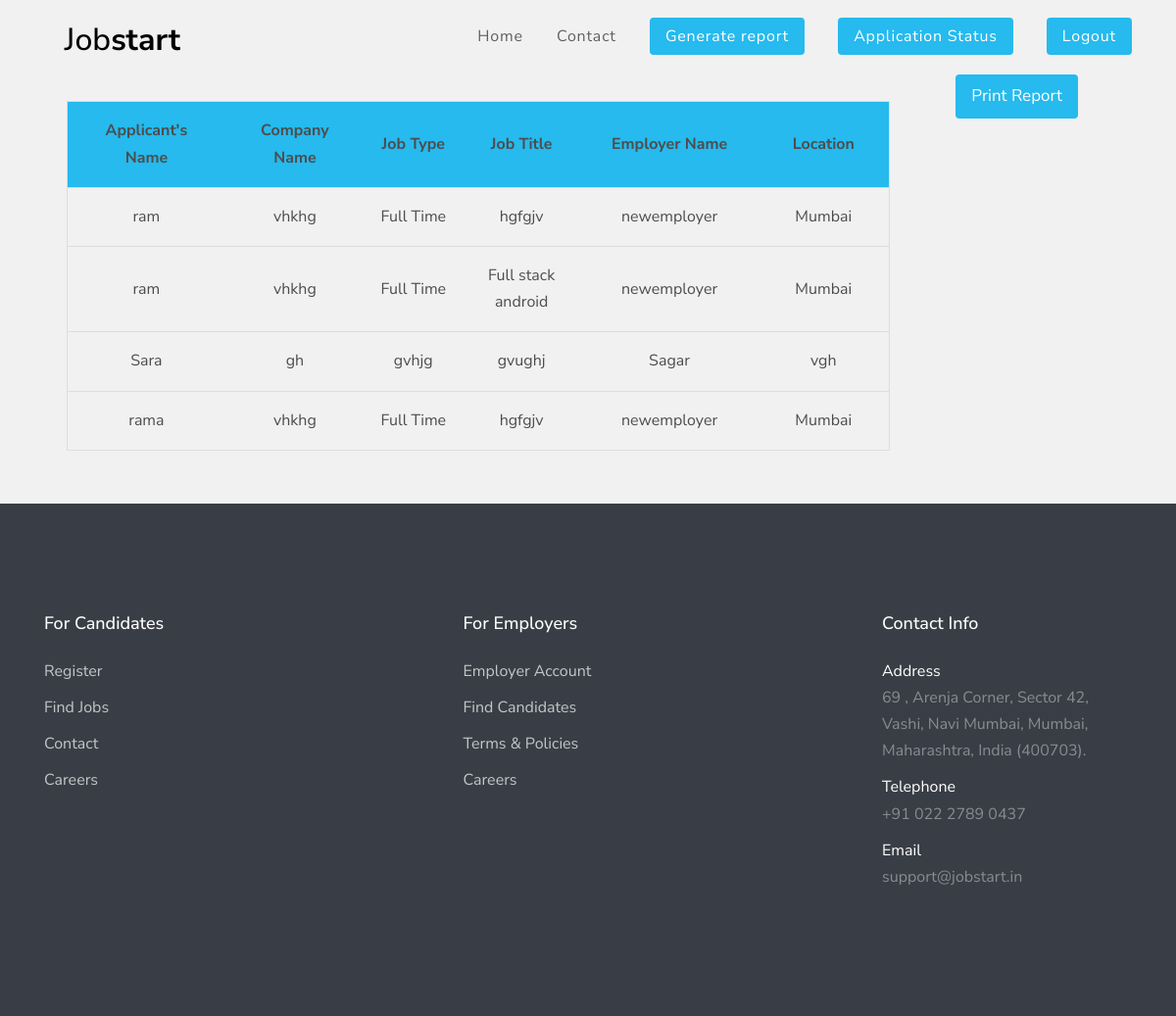
The app's page /report.php with its own data.
### tables this page shows
CREATE TABLE `applyjob` (
  `employee_id` varchar(50) NOT NULL,
  `job_id` int(50) NOT NULL,
  `status` int(50) NOT NULL
);

CREATE TABLE `jobdet` (
  `employer_id` varchar(50) NOT NULL,
  `job_id` int(50) NOT NULL,
  `title` varchar(50) NOT NULL,
  `company` varchar(50) NOT NULL,
  `job_type` varchar(50) NOT NULL,
  `location` varchar(50) NOT NULL,
  `description` varchar(50) NOT NULL
);

### report.php (the view, shortened to what this page needs)
<!DOCTYPE html>
<html lang="en">
  <head>
    <link rel="stylesheet" href="css/w3.css">
    <link rel="stylesheet" href="fonts/icomoon/style.css">
    <link rel="stylesheet" href="css/bootstrap.min.css">
    <link rel="stylesheet" href="css/magnific-popup.css">
    <link rel="stylesheet" href="css/jquery-ui.css">
    <link rel="stylesheet" href="css/owl.carousel.min.css">
    <link rel="stylesheet" href="css/owl.theme.default.min.css">
    <link rel="stylesheet" href="css/bootstrap-datepicker.css">
    <link rel="stylesheet" href="css/animate.css">
    <link rel="stylesheet" href="fonts/flaticon/font/flaticon.css">
    <link rel="stylesheet" href="css/fl-bigmug-line.css">
    <link rel="stylesheet" href="css/aos.css">
    <link rel="stylesheet" href="css/style.css">
  </head>
<body>
  <div class="site-wrap">
    <header class="site-navbar py-1" role="banner">
      <div class="container">
        <div class="row align-items-center">
          <div class="col-6 col-xl-2">
            <h1 class="mb-0"><a href="index.php" class="text-black h2 mb-0">Job<strong>start</strong></a></h1>
          </div>
          <div class="col-10 col-xl-10 d-none d-xl-block">
            <nav class="site-navigation text-right" role="navigation">
              <ul class="site-menu js-clone-nav mr-auto d-none d-lg-block">
                <li><a href="index.php">Home</a></li>
                <li ><a href="contact.php">Contact</a></li>
                <li><a href="report.php"><span class="rounded bg-primary py-2 px-3 text-white">Generate report</span></a></li>
                <li><a href="status.php"><span class="rounded bg-primary py-2 px-3 text-white">Application Status</span></a></li>
                <li><a href="adminlogout.php"><span class="rounded bg-primary py-2 px-3 text-white">Logout</span></a></li>
              </ul>
            </nav>
          </div>
          <div class="col-6 col-xl-2 text-right d-block">
          </div>
        </div>
      </div>
    </header>
<button class="rounded bg-primary py-2 px-3 text-white" style="float: right;margin-right: 100px;" onclick="printContent('div1')">Print Report</button>
<div id="div1">
<?php
require "connect.php";
$sql = "SELECT employee_id,company,job_type,location,title,employer_id FROM jobdet,applyjob WHERE applyjob.job_id=jobdet.job_id";
$result = $conn->query($sql);
if ($result->num_rows > 0)
  {
        echo "<br/><table id='myTable' align='center' style='text-align: center'>
        <tr>
        <th style='text-align: center' onclick='sortTable(0)'>Applicant's Name</th>
        <th style='text-align: center' onclick='sortTable(1)'>Company Name</th>
        <th style='text-align: center' onclick='sortTable(2)'>Job Type</th>
        <th style='text-align: center' onclick='sortTable(3)'>Job Title</th>
		<th style='text-align: center' onclick='sortTable(4)'>Employer Name</th>
        <th style='text-align: center' onclick='sortTable(5)'>Location</th>
        </tr>";
        while($row = $result->fetch_assoc())
        {
          $employee_id=$row['employee_id'];
          $company=$row['company'];
          $job_type=$row['job_type'];
          $location=$row['location'];
          $title=$row['title'];
		  $employer_id=$row['employer_id'];
          echo'<tr><td>' . $employee_id. '</td><td>' . $company. '</td>
          <td>' . $job_type. '</td><td>' . $title. '</td>  <td>' . $employer_id. '</td> <td>' . $location. '</td>
          </tr>';
        }
        echo'</table><br/><br/>';
  }
else
{
  echo "0 results";
}
?>
</div>
    <footer class="site-footer">
      <div class="container">
        <div class="row">
          <div class="col-lg-9">
            <div class="row">
              <div class="col">
                <h3 class="footer-heading mb-4">For Candidates</h3>
                <ul class="list-unstyled">
                  <li><a href="#">Register</a></li>
                  <li><a href="#">Find Jobs</a></li>
                  <li><a href="#">Contact</a></li>
                  <li><a href="#">Careers</a></li>
                </ul>
              </div>
              <div class="col">
                <h3 class="footer-heading mb-4">For Employers</h3>
                <ul class="list-unstyled">
                  <li><a href="#">Employer Account</a></li>
                  <li><a href="#">Find Candidates</a></li>
                  <li><a href="#">Terms &amp; Policies</a></li>
                  <li><a href="#">Careers</a></li>
                </ul>
              </div>
            </div>
          </div>
          <div class="col">
            <h3 class="footer-heading mb-4">Contact Info</h3>
            <ul class="list-unstyled">
              <li>
                <span class="d-block text-white">Address</span>
                69 , Arenja Corner, Sector 42, Vashi, Navi Mumbai, Mumbai, Maharashtra, India (400703).
              </li>
              <li>
                <span class="d-block text-white">Telephone</span>
                +91 022 2789 0437
              </li>
              <li>
                <span class="d-block text-white">Email</span>
                support@jobstart.in
              </li>
            </ul>
          </div>
        </div>
      </div>
    </footer>
  </div>
  </body>
</html>

### css/w3.css (style rules this page uses)
html { box-sizing:border-box }
*,*:before,*:after { box-sizing:inherit }
html { -ms-text-size-adjust:100%;-webkit-text-size-adjust:100% }
body { margin:0 }
article,aside,details,figcaption,figure,footer,header,main,menu,nav,section,summary { display:block }
a { background-color:transparent;-webkit-text-decoration-skip:objects }
button,input,select,textarea { font:inherit;margin:0 }
button,input { overflow:visible }
button,select { text-transform:none }
button,html [type=button],[type=reset],[type=submit] { -webkit-appearance:button }
html,body { font-family:Verdana,sans-serif;line-height:1.5 }
html { overflow-x:hidden }
h1 { font-size:36px }
h3 { font-size:24px }
h1,h2,h3,h4,h5,h6 { font-family:"Segoe UI",Arial,sans-serif;font-weight:400;margin:10px 0 }
a { color:inherit }

### css/style.css (style rules this page uses)
body { line-height: 1.7; color: #4d4d4d; font-weight: 400; font-size: 1rem; font-family: "Roboto Mono", SFMono-Regular, Menlo, Monaco, Consolas, "Liberation Mono", "Courier New", monospace; font-family: "Nunito Sans", -apple-system, BlinkMacSystemFont, "Segoe UI", Roboto, "Helvetica Neue", Arial, sans-serif, "Apple Color Emoji", "Segoe UI Emoji", "Segoe UI Symbol", "Noto Color Emoji"; }
a { -webkit-transition: .3s all ease; -o-transition: .3s all ease; transition: .3s all ease; }
.text-black { color: #000 !important; }
.site-wrap:before { -webkit-transition: .3s all ease-in-out; -o-transition: .3s all ease-in-out; transition: .3s all ease-in-out; background: rgba(0, 0, 0, 0.6); content: ""; position: absolute; z-index: 2000; top: 0; left: 0; right: 0; bottom: 0; opacity: 0; visibility: hidden; }
.site-footer { padding: 7em 0; background: #393e46; color: rgba(255, 255, 255, 0.4); }
.site-footer a { color: rgba(255, 255, 255, 0.7); }
.site-footer .footer-heading { font-size: 18px; color: #fff; }
.site-footer ul li { margin-bottom: 10px; }
.site-navbar { margin-bottom: 0px; width: 100%; border-bottom: none; z-index: 2; position: relative; }
.site-navbar .site-navigation .site-menu { margin-bottom: 0; margin-left: 0; padding-left: 0; }
.site-navbar .site-navigation .site-menu a { text-decoration: none !important; display: inline-block; }
.site-navbar .site-navigation .site-menu > li { display: inline-block; padding: 10px 5px; }
.site-navbar .site-navigation .site-menu > li > a { padding: 10px 10px; letter-spacing: .05em; color: rgba(0, 0, 0, 0.6); text-decoration: none !important; }
.site-navbar .site-navigation .site-menu > li:last-child { padding-right: 0; }
.site-navbar .site-navigation .site-menu > li:last-child > a { padding-right: 0; }
.site-mobile-menu .site-nav-wrap { padding: 0; margin: 0; list-style: none; position: relative; }
.site-mobile-menu .site-nav-wrap a { padding: 10px 20px; display: block; position: relative; color: #212529; }
.site-mobile-menu .site-nav-wrap li { position: relative; display: block; }
.site-mobile-menu .site-nav-wrap > li { display: block; position: relative; float: left; width: 100%; }
.site-mobile-menu .site-nav-wrap > li > a { padding-left: 20px; font-size: 20px; }

### report.php (style rules this page uses)
* { box-sizing: border-box; }
body { background-color: #f1f1f1; }
h1 { text-align: center; }
button { background-color: #4CAF50; color: #ffffff; border: none; padding: 10px 20px; font-size: 17px; font-family: inherit; cursor: pointer; }
table { border-spacing: 0; width: 70%; border: 1px solid #ddd; }
th { cursor: pointer; border-bottom: 1px solid #ddd; width: 48px; background-color:#26baee; }
th, td { text-align: center; padding: 16px; border-bottom: 1px solid #ddd; width: 48px; }

### records on screen
applyjob: employee "ram", job.company "vhkhg", job.job_type "Full Time", job.title "hgfgjv", job.employer_id "newemployer", job.location "Mumbai"
applyjob: employee "ram", job.company "vhkhg", job.job_type "Full Time", job.title "Full stack android", job.employer_id "newemployer", job.location "Mumbai"
applyjob: employee "Sara", job.company "gh", job.job_type "gvhjg", job.title "gvughj", job.employer_id "Sagar", job.location "vgh"
applyjob: employee "rama", job.company "vhkhg", job.job_type "Full Time", job.title "hgfgjv", job.employer_id "newemployer", job.location "Mumbai"
